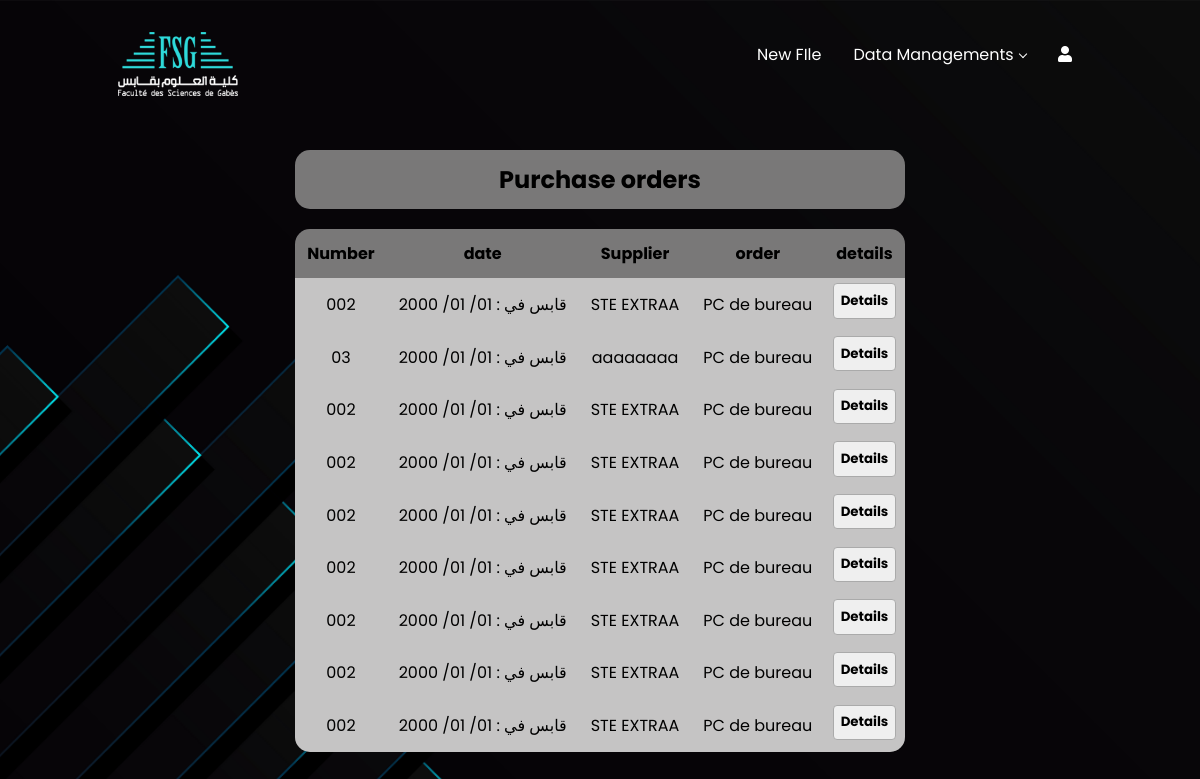
The page /bon_commande on the database its author committed.
### website/models.py (models this page shows)
class BonCommande(models.Model):
    numero=models.CharField( max_length=10, null=True)
    date = models.CharField(max_length=15)
    fournisseur = models.ForeignKey('Fournisseur', on_delete=models.CASCADE)
    id_commande = models.ForeignKey('Commande', on_delete=models.CASCADE)
    id_client=models.ForeignKey('Client', on_delete=models.CASCADE, null=True)

class Fournisseur(models.Model):
    identificateur=models.CharField(max_length=100, null=True)
    name = models.CharField(max_length=100)
    address = models.CharField(max_length=200)
    sujet = models.TextField(max_length=5000)
    consultation=models.CharField( max_length=50,null=True)

class Commande(models.Model):
    quantity=models.CharField(max_length=5, null= True)
    unity = models.CharField(max_length=10)
    price_indiv = models.CharField(max_length=50)
    price_total = models.CharField(max_length=50)
    sum = models.CharField(max_length=50)
    id_produit = models.ForeignKey(Produit, on_delete=models.CASCADE)

class Produit(models.Model):
    name = models.CharField(max_length=20)
    characteristic = models.TextField(max_length=5000)

### website/views.py (the view)
# urls.py: path('bon_commande', views.bon_commande, name='bon_commande'),
def bon_commande(request):
    boncommande = BonCommande.objects.all()
    return render(request, 'bon_commande.html',{'boncommande': boncommande} )

### website/templates/bon_commande.html (shortened to what this page needs)
{% load static %}
{% block content %}
<html lang="en">
<head>
<link rel="stylesheet" href="{% static 'css/bon_commande.css' %}">
<link rel="stylesheet" href="https://cdnjs.cloudflare.com/ajax/libs/font-awesome/5.15.3/css/all.min.css"/>
<link href='https://unpkg.com/boxicons@2.1.4/css/boxicons.min.css' rel='stylesheet'>
</head>
<body>
  <div class="navbar">
    <div class="logo"><a href="{% url 'home' %}"><img src="static/images/logo.png"/></a></div>
    <div class="menubar">
         <ul class="mbar">
             <li><a href="File">New FIle</a></li>
             <li class="active">
                 <a href="#">Data Managements</a>
              </li>
              <li><a href="#"><i class="fas fa-user"></i></a>
              </li>
         </ul>
    </div>
  </div>
 <div class="table-wrapper">
  <div class="tabletitle">
    <h2 >Purchase orders</h2></div>
    <table class="table table-striped table-rounded">
        <thead>
              <tr>
                <th scope="col">Number</th>
                <th scope="col">date</th>
                <th scope="col">Supplier</th>
                <th scope="col">order</th>
                <th scope="col">details</th>
              </tr>
        </thead>
        <tbody class="table-group-divider">
                {% for item in boncommande %}
                <tr scope="row">
                    <td>{{ item.numero }}</td>
                    <td>{{ item.date }}</td>
                    <td>{{ item.fournisseur.name }}</td>
                    <td>{{ item.id_commande.id_produit.name }}</td>
                    <td><button class="details-button" data-item-id="{{ item.id }}">Details</button></td>
                </tr>
                {% endfor %}
        </tbody>
    </table>
 </div>
</body>
</html>
  {% endblock %}

### website/static/css/bon_commande.css (style rules this page uses)
* { margin: 0; padding: 0; box-sizing: border-box; font-family: "Poppins", sans-serif; }
body { display: flex; align-items: center; min-height: 100vh; justify-content: center; background: #000000; background-image: url('../images/02.jpg'); background-size: cover; background-position: center; background-repeat: no-repeat; }
.navbar { display: flex; justify-content: space-between; padding-top: 2rem; padding-left: 7rem; padding-right: 7rem; position: absolute; top: 0; height: 7rem; width: 100%; }
.navbar ul { list-style: none; display: flex; }
.navbar li { padding: 0 1rem; position: relative; }
.navbar a { text-decoration: none; color: #fff; }
.logo img { padding-left: 5%; height: 80%; }
.menubar { padding-top: 10px; right: 5%; }
.navbar li.active:after { content: ''; display: inline-block; color: white; margin-bottom: 3px; border: solid; border-width: 0 1px 1px 0; width: 5px; height: 5px; transform: rotate(45deg); margin-left: 2px; }
.table { border-collapse: separate; border-spacing: 0; width: 100%; margin: 20px 0; }
.table th, .table td { padding: 12px; background: #c5c4c4; border: none; text-align: center; }
.table th { background: #797878; }
.table-rounded { border-radius: 15px; overflow: hidden; }
.table-wrapper { margin-top: 500px; overflow-x: auto; border-radius: 15px; margin: 150px 0; padding-left: 30px; padding-right: 30px; }
.table-striped tbody tr:nth-of-type(odd) { background: #2b2b2b; }
.tabletitle { padding: 12px; border: none; text-align: center; background: #797878; border-radius: 15px; }
.details-button { border: 1px solid #aaa; border-radius: 4px; padding: 0.5em 0.5em 0; font-weight: bold; margin: -0.5em -0.5em 0; padding: 0.5em; }

### rows shown on the page
BonCommande: numero "002", date "قابس في : 01/ 01/ 2000", fournisseur.name "STE EXTRAA", id_commande.id_produit.name "PC de bureau"
BonCommande: numero "03", date "قابس في : 01/ 01/ 2000", fournisseur.name "aaaaaaaa", id_commande.id_produit.name "PC de bureau"
BonCommande: numero "002", date "قابس في : 01/ 01/ 2000", fournisseur.name "STE EXTRAA", id_commande.id_produit.name "PC de bureau"
BonCommande: numero "002", date "قابس في : 01/ 01/ 2000", fournisseur.name "STE EXTRAA", id_commande.id_produit.name "PC de bureau"
BonCommande: numero "002", date "قابس في : 01/ 01/ 2000", fournisseur.name "STE EXTRAA", id_commande.id_produit.name "PC de bureau"
BonCommande: numero "002", date "قابس في : 01/ 01/ 2000", fournisseur.name "STE EXTRAA", id_commande.id_produit.name "PC de bureau"
BonCommande: numero "002", date "قابس في : 01/ 01/ 2000", fournisseur.name "STE EXTRAA", id_commande.id_produit.name "PC de bureau"
BonCommande: numero "002", date "قابس في : 01/ 01/ 2000", fournisseur.name "STE EXTRAA", id_commande.id_produit.name "PC de bureau"
BonCommande: numero "002", date "قابس في : 01/ 01/ 2000", fournisseur.name "STE EXTRAA", id_commande.id_produit.name "PC de bureau"
